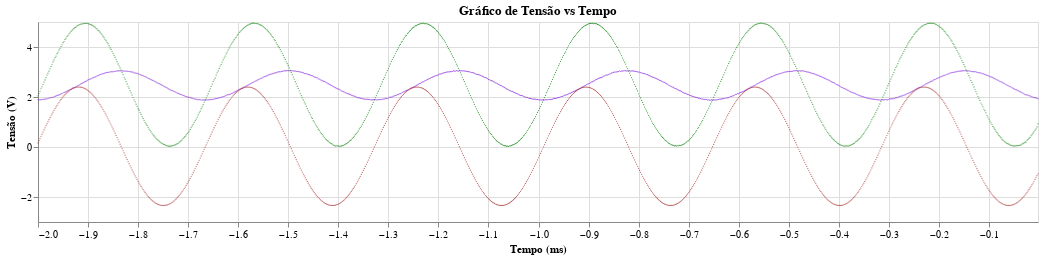
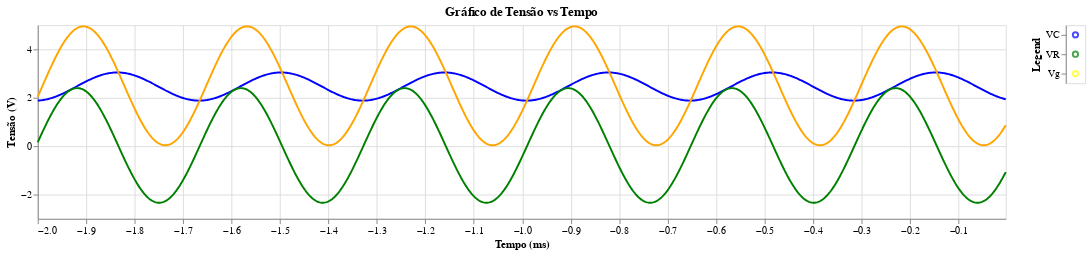

Notebook code for these charts, in order:
### Code cell
path = "datas/RC30.csv"
path_s = "results/RC/RC 2960/z RC - 2960.txt"
arg_1 = [2,20,3,10]
arg_2 = [4,20,3,10]
arg_vr = [4,20,3,0]
path_graph = "results/RC/RC 2960/graph.png"
path_regres = "results/RC/RC 2960/regres.png"
aj.save_datas(path,path_s,path_graph,path_regres,argww=arg_1,argwww=arg_2,argvr=arg_vr)

### Figure 1 — Vega-Lite specification as saved in the notebook (floating-point values rounded to 4 significant figures; data arrays with more than 128 entries replaced by an {"elided": "..."} marker saying what was removed)
{"config": {"view": {"continuousWidth": 300, "continuousHeight": 300}}, "layer": [{"data": {"name": "data-392d12209d188625960331593a8a32d7"}, "mark": {"type": "circle", "color": "blueviolet", "size": 1.5}, "encoding": {"x": {"field": "Time(s)", "scale": {"domain": [-2.0, -0.002]}, "title": "Tempo (ms)", "type": "quantitative"}, "y": {"field": "CH2V", "title": "Tensão (V)", "type": "quantitative"}}, "title": "Gráfico de Tensão vs Tempo"}, {"data": {"name": "data-392d12209d188625960331593a8a32d7"}, "mark": {"type": "circle", "color": "green", "size": 1.5}, "encoding": {"x": {"field": "Time(s)", "scale": {"domain": [-2.0, -0.002]}, "title": "Tempo (ms)", "type": "quantitative"}, "y": {"field": "CH1V", "title": "Tensão (V)", "type": "quantitative"}}, "title": "Gráfico de Tensão vs Tempo"}, {"data": {"name": "data-5d9d88ab23eb93456f5553557e526b82"}, "mark": {"type": "circle", "color": "brown", "size": 1.5}, "encoding": {"x": {"field": "Time(s)", "scale": {"domain": [-2.0, -0.002]}, "title": "Tempo (ms)", "type": "quantitative"}, "y": {"field": "U", "title": "Tensão (V)", "type": "quantitative"}}, "title": "Gráfico de Tensão vs Tempo"}], "height": 200, "width": 1000, "$schema": "https://vega.github.io/schema/vega-lite/v5.20.1.json", "datasets": {"data-392d12209d188625960331593a8a32d7": {"elided": "1000 records"}, "data-5d9d88ab23eb93456f5553557e526b82": {"elided": "1000 records"}}}

### Figure 2 — Vega-Lite specification as saved in the notebook (floating-point values rounded to 4 significant figures; data arrays with more than 128 entries replaced by an {"elided": "..."} marker saying what was removed)
{"config": {"view": {"continuousWidth": 300, "continuousHeight": 300}}, "hconcat": [{"layer": [{"data": {"name": "data-30e199bac3840c363b984aecfe118804"}, "mark": {"type": "line", "color": "blue"}, "encoding": {"x": {"field": "Time(s)", "scale": {"domain": [-2.0, -0.002]}, "title": "Tempo (ms)", "type": "quantitative"}, "y": {"field": "CH2V", "title": "Tensão (V)", "type": "quantitative"}}, "title": "Gráfico de Tensão vs Tempo"}, {"data": {"name": "data-9907954846a5f719a161eba75a0405fd"}, "mark": {"type": "line", "color": "orange"}, "encoding": {"x": {"field": "Time(s)", "scale": {"domain": [-2.0, -0.002]}, "title": "Tempo (ms)", "type": "quantitative"}, "y": {"field": "CH1V", "title": "Tensão (V)", "type": "quantitative"}}, "title": "Gráfico de Tensão vs Tempo"}, {"data": {"name": "data-b32569d462b64b07cfe4902adedc7849"}, "mark": {"type": "line", "color": "green"}, "encoding": {"x": {"field": "Time(s)", "scale": {"domain": [-2.0, -0.002]}, "title": "Tempo (ms)", "type": "quantitative"}, "y": {"field": "U", "title": "Tensão (V)", "type": "quantitative"}}, "title": "Gráfico de Tensão vs Tempo"}], "height": 200, "width": 1000}, {"data": {"name": "data-86a6f344ed55ecf08446f85bdc2cb8b7"}, "mark": {"type": "point"}, "encoding": {"color": {"field": "Color", "scale": null, "type": "nominal"}, "y": {"axis": {"title": "Legend"}, "field": "Category", "type": "nominal"}}}], "$schema": "https://vega.github.io/schema/vega-lite/v5.20.1.json", "datasets": {"data-30e199bac3840c363b984aecfe118804": {"elided": "1000 records"}, "data-9907954846a5f719a161eba75a0405fd": {"elided": "1000 records"}, "data-b32569d462b64b07cfe4902adedc7849": {"elided": "1000 records"}, "data-86a6f344ed55ecf08446f85bdc2cb8b7": [{"Category": "VC", "Color": "blue"}, {"Category": "Vg", "Color": "yellow"}, {"Category": "VR", "Color": "green"}]}}
